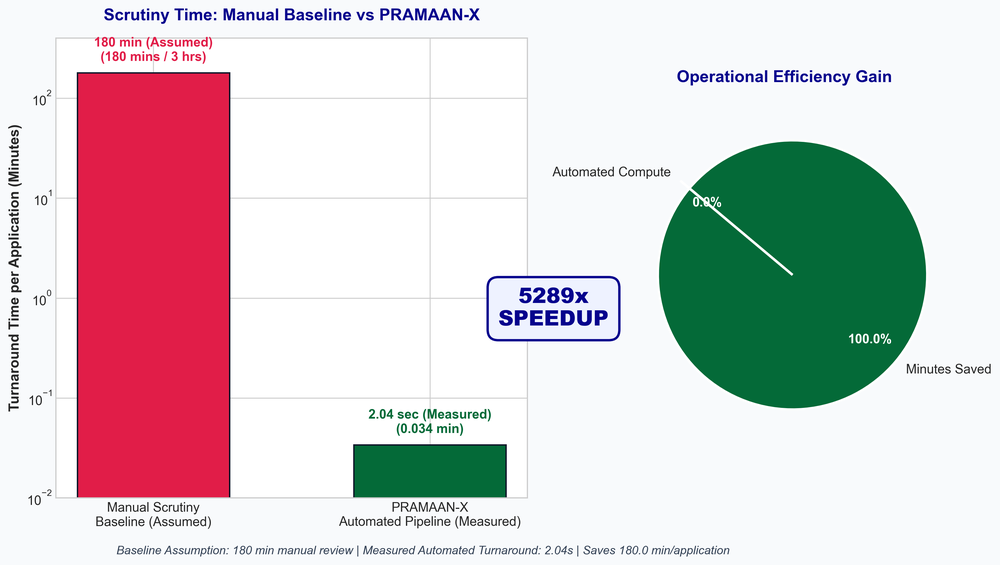
#> input picture generated_data/charts/3_processing_time_comparison.png, 1000 x 565 px, shrunk from 3542 x 2003 before the run
$ python -i preprocessing.py   (imports and definitions only)
#> lines starting #> are read from the running program, lines starting #| are printed output that depends on the picture; after the words box and inside, x2 and y2 are one past the last pixel; in counts of white or black regions, pixels touching at a corner belong together
"""
OpenCV Image Preprocessing for OCR:
Includes grayscale conversion, contrast enhancement (CLAHE), and skew correction.
Controlled behind a flag: preprocess=True/False.
"""
import logging
from typing import Union
import numpy as np
from PIL import Image

try:
    import cv2
except ImportError:
    cv2 = None

logger = logging.getLogger("ocr_preprocessing")


def deskew_image(gray: np.ndarray) -> np.ndarray:
    """
    Detects document orientation skew and rotates back to horizontal axis.
    Uses cv2.minAreaRect on thresholded text pixels.
    """
    if cv2 is None:
        return gray

    try:
        # Invert: text becomes white, background black
        thresh = cv2.threshold(gray, 0, 255, cv2.THRESH_BINARY_INV + cv2.THRESH_OTSU)[1]
        coords = np.column_stack(np.where(thresh > 0))
        if len(coords) < 50:
            return gray

        # Compute minimum bounding rectangle
        angle = cv2.minAreaRect(coords)[-1]

        # OpenCV minAreaRect returns angle in [-90, 0)
        if angle < -45.0:
            angle = -(90.0 + angle)
        else:
            angle = -angle

        # Only deskew if meaningful tilt (< 45 degrees, > 0.5 degrees)
        if abs(angle) > 0.5 and abs(angle) < 45.0:
            (h, w) = gray.shape[:2]
            center = (w // 2, h // 2)
            rot_mat = cv2.getRotationMatrix2D(center, angle, 1.0)
            rotated = cv2.warpAffine(
                gray, rot_mat, (w, h),
                flags=cv2.INTER_CUBIC,
                borderMode=cv2.BORDER_CONSTANT,
                borderValue=255
            )
            return rotated
    except Exception as e:
        logger.debug(f"Deskew failed: {e}")

    return gray


def enhance_contrast(gray: np.ndarray) -> np.ndarray:
    """Enhances text contrast using CLAHE (Contrast Limited Adaptive Histogram Equalization)."""
    if cv2 is None:
        return gray

    try:
        clahe = cv2.createCLAHE(clipLimit=2.0, tileGridSize=(8, 8))
        return clahe.apply(gray)
    except Exception as e:
        logger.debug(f"Contrast enhancement failed: {e}")
        return gray


def preprocess_image(
    image: Union[np.ndarray, Image.Image],
    grayscale: bool = True,
    contrast: bool = True,
    deskew: bool = True
) -> np.ndarray:
    """
    Preprocesses image for OCR pipeline:
    1. Grayscale
    2. Deskew
    3. Contrast adjustment (CLAHE)
    Returns uint8 numpy array (BGR/RGB or single-channel).
    """
    if isinstance(image, Image.Image):
        np_img = np.array(image)
    else:
        np_img = image.copy()

    if cv2 is None:
        return np_img

    # Convert to grayscale if requested
    if grayscale:
        if len(np_img.shape) == 3 and np_img.shape[2] == 3:
            gray = cv2.cvtColor(np_img, cv2.COLOR_RGB2GRAY)
        elif len(np_img.shape) == 3 and np_img.shape[2] == 4:
            gray = cv2.cvtColor(np_img, cv2.COLOR_RGBA2GRAY)
        else:
            gray = np_img.copy()
    else:
        gray = np_img

    if deskew and len(gray.shape) == 2:
        gray = deskew_image(gray)

    if contrast and len(gray.shape) == 2:
        gray = enhance_contrast(gray)

    # Return 3-channel RGB for neural OCR engines expecting 3-channels
    if len(gray.shape) == 2:
        return cv2.cvtColor(gray, cv2.COLOR_GRAY2RGB)

    return gray

>>> import cv2
>>> picture = cv2.cvtColor(cv2.imread('../../../../generated_data/charts/3_processing_time_comparison.png'), cv2.COLOR_BGR2RGB)
>>> result = preprocess_image(picture)
#> in preprocess_image, `gray = cv2.cvtColor(np_img, cv2.COLOR_RGB2GRAY)`:
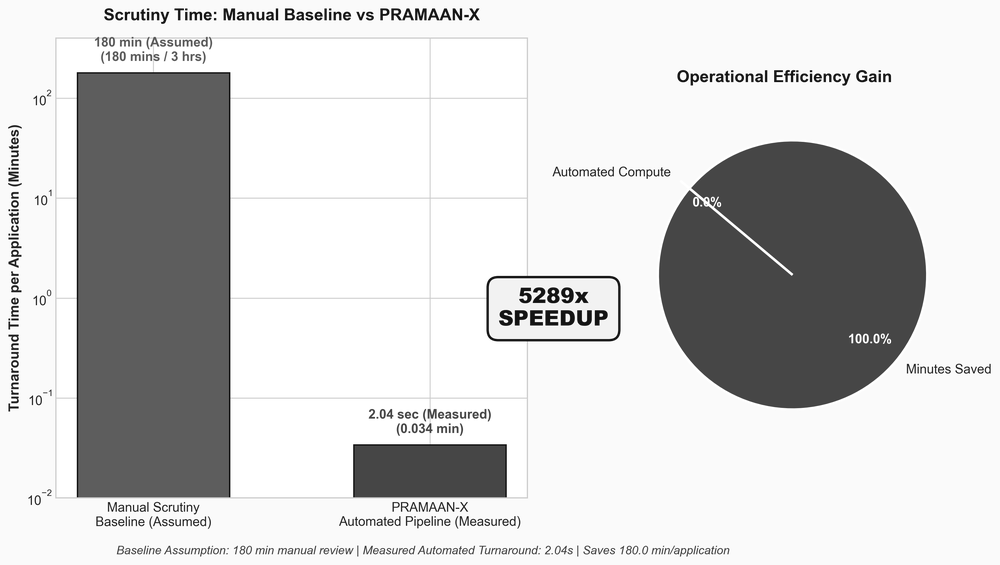
#> gray: shape (565, 1000); min 0, max 255, mean 207.8
#> in deskew_image, `thresh = cv2.threshold(gray, 0, 255, cv2.THRESH_BINARY_INV + cv2.THRES..`:
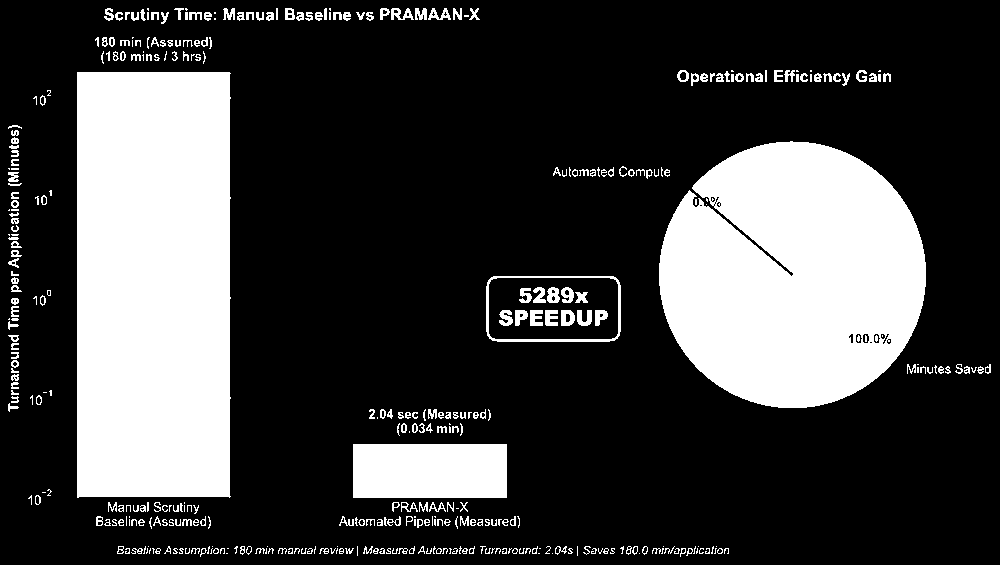
#> thresh: shape (565, 1000); 25.1% white; 407 white regions (159 under 20 px), largest, box (x1, y1, x2, y2) and area: (77, 72, 231, 498) 65038, (659, 141, 926, 408) 55303, (353, 444, 507, 498) 8316
#> in deskew_image, `coords = np.column_stack(np.where(thresh > 0))`: coords = 141771 pairs, first value 8 to 556, second value 8 to 990
#> in deskew_image, `angle = cv2.minAreaRect(coords)[-1]`: angle = -90
#> in deskew_image, `angle = -(90.0 + angle)`: angle = 0

$ run again, on generated_data/charts/5_alert_latency_distribution.png
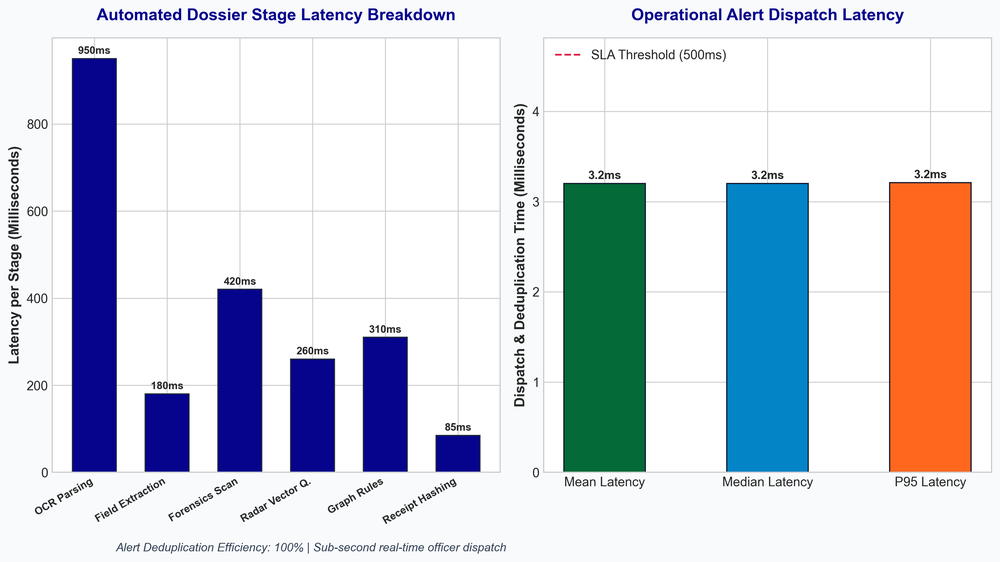
#> input picture generated_data/charts/5_alert_latency_distribution.png, 1000 x 562 px, shrunk from 3561 x 2003 before the run
#> in preprocess_image, `gray = cv2.cvtColor(np_img, cv2.COLOR_RGB2GRAY)`:
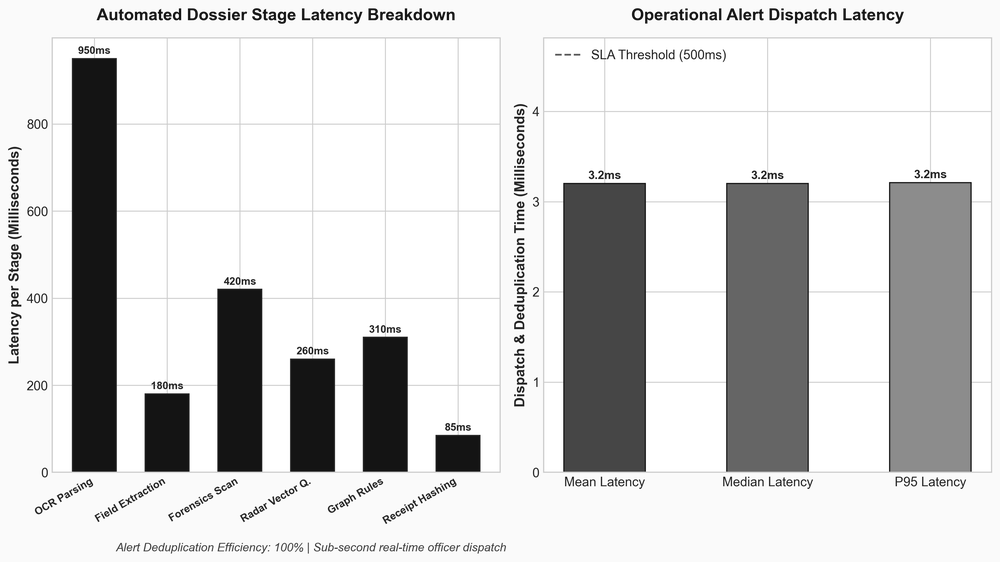
#> gray: shape (562, 1000); min 0, max 255, mean 211.1
#> in deskew_image, `thresh = cv2.threshold(gray, 0, 255, cv2.THRESH_BINARY_INV + cv2.THRES..`:
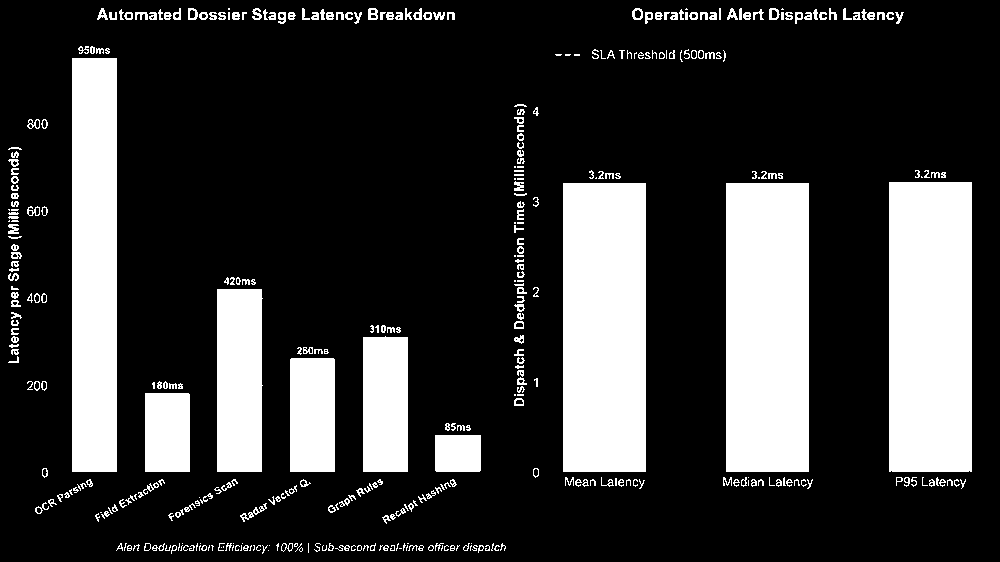
#> thresh: shape (562, 1000); 22.5% white; 401 white regions (122 under 20 px), largest, box (x1, y1, x2, y2) and area: (889, 182, 972, 472) 24068, (563, 183, 646, 472) 23987, (726, 183, 809, 472) 23987
#> coords = 126192 pairs, first value 8 to 553, second value 8 to 971
#> in deskew_image, `angle = cv2.minAreaRect(coords)[-1]`: angle = -90
#> in deskew_image, `angle = -(90.0 + angle)`: angle = 0
